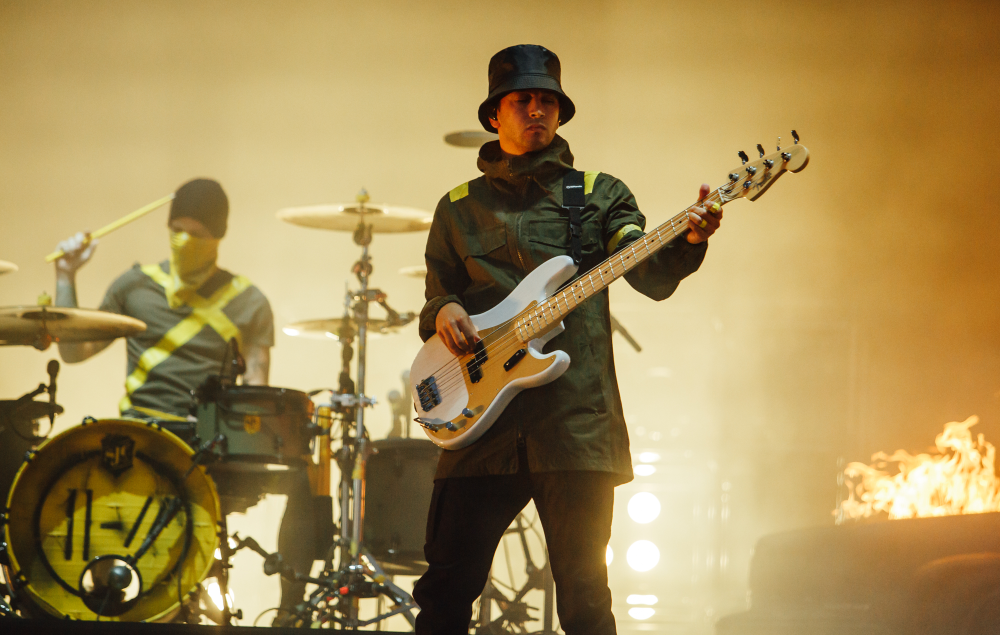
#> input picture Day84/top.jpg, 2000 x 1270 px (shown at 1/2 size)
$ python marca.py
#> lines starting #> are read from the running program, lines starting #| are printed output that depends on the picture; pictures that were not available may be replaced by others from this repository, and a replacement may not be noted
# -*- coding: utf-8 -*-
"""marca.ipynb

Automatically generated by Colaboratory.

Original file is located at
    https://colab.research.google.com/drive/1jtbsJf7ufBe7kpJxHgKPLC-GeF1urT6_

# Adicionar marca d'água em uma imagem

# Imports
"""

from PIL import Image
import matplotlib.pyplot as plt
import numpy as np

"""# Abrir imagem"""

image = Image.open("top.jpg")
#> image is the input picture: PIL image 2000x1270 RGB; mean R, G, B 164.6, 140.3, 86.8
image.show()
plt.imshow(image)

size = (500, 100)
crop_image = image.copy()
crop_image.thumbnail(size)
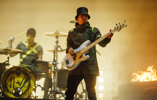
#> crop_image: PIL image 157x100 RGB; mean R, G, B 164.6, 140.3, 86.8

"""# Imagem que será a marca d'água"""

marca = Image.open("logo.png")
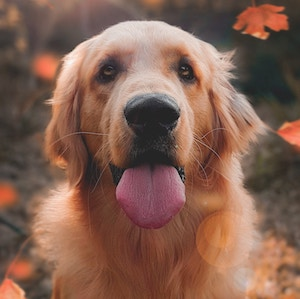
#> input picture Day58/images/dog-img.jpg, 300 x 299 px, given in place of logo.png, which was not available
#> marca is the input picture: PIL image 300x299 RGB; mean R, G, B 131.6, 96.3, 81.5
marca.show()
plt.imshow(marca)

"""# Marca d'água inserida na imagem escolhida"""

copied_image = image.copy()
copied_image.paste(marca, (1780, 1050))
plt.imshow(copied_image)
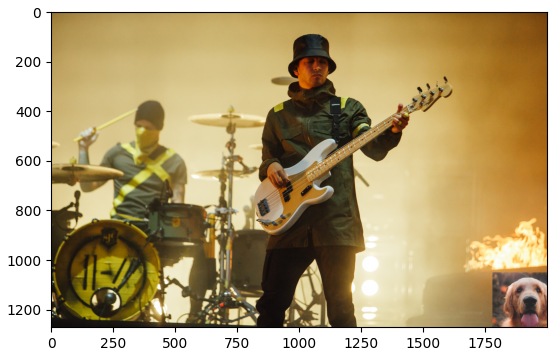
#> figure drawn by matplotlib, 1 panel
